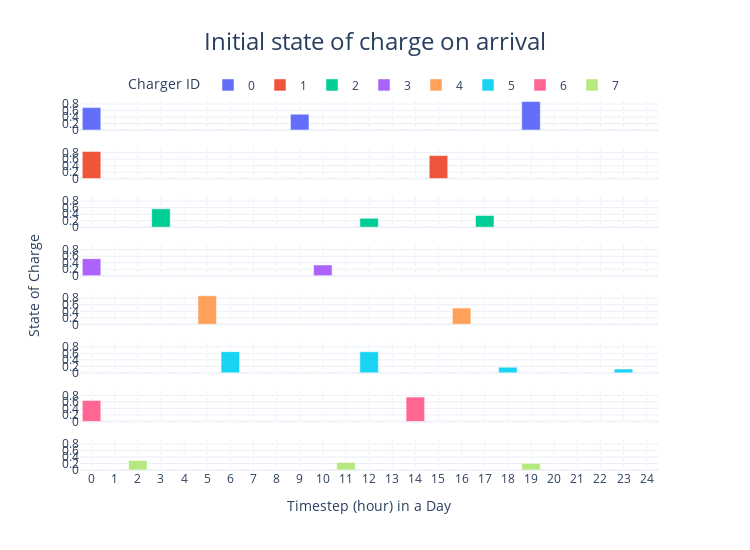

The notebook cell saved with this chart:
### Code cell
fig = df_initial_soc.plot(kind='bar', title="Initial state of charge on arrival", template="plotly_white", color="Charger ID",
                          y="State of Charge", facet_row="Charger ID", facet_row_spacing=0.05,
                          labels=dict(index="Timestep (hour) in a Day", value="State of Charge", variable="Charger ID"))
fig.update_xaxes(dtick="M1", tickformat="%b", matches='x', griddash="dot")
fig.update_yaxes(tickformat="%b", matches='y', title='', tickvals=[i/10 for i in range(0, 11, 2)])


fig.for_each_annotation(lambda a: a.update(text="", font_size=24, y=1.07))
fig.add_annotation(x=-0.1, y=0.5, text="State of Charge", textangle=-90, xref="paper", yref="paper", 
                   font_size=14, showarrow=False)
fig.update_layout(height=550, width=750, title=dict(xanchor="center", x=0.5, font_size=24),
                  legend=dict(orientation="h", yanchor="top", y=1.08, xanchor="center", x=0.5))
fig.show()

### Figure 1 — Plotly figure (JSON) as saved in the notebook; plotly's stock layout.template omitted (floating-point values rounded to 4 significant figures)
{"data": [{"alignmentgroup": "True", "hovertemplate": "Charger ID=0<br>Timestep (hour) in a Day=%{x}<br>State of Charge=%{y}<extra></extra>", "legendgroup": "0", "marker": {"color": "#636efa", "pattern": {"shape": ""}}, "name": "0", "offsetgroup": "0", "orientation": "v", "showlegend": true, "textposition": "auto", "type": "bar", "x": [0, 1, 2, 3, 4, 5, 6, 7, 8, 9, 10, 11, 12, 13, 14, 15, 16, 17, 18, 19, 20, 21, 22, 23, 24], "xaxis": "x8", "y": [0.6901, 0, 0, 0, 0, 0, 0, 0, 0, 0.4863, 0, 0, 0, 0, 0, 0, 0, 0, 0, 0.8767, 0, 0, 0, 0, 0], "yaxis": "y8"}, {"alignmentgroup": "True", "hovertemplate": "Charger ID=1<br>Timestep (hour) in a Day=%{x}<br>State of Charge=%{y}<extra></extra>", "legendgroup": "1", "marker": {"color": "#EF553B", "pattern": {"shape": ""}}, "name": "1", "offsetgroup": "1", "orientation": "v", "showlegend": true, "textposition": "auto", "type": "bar", "x": [0, 1, 2, 3, 4, 5, 6, 7, 8, 9, 10, 11, 12, 13, 14, 15, 16, 17, 18, 19, 20, 21, 22, 23, 24], "xaxis": "x7", "y": [0.8355, 0, 0, 0, 0, 0, 0, 0, 0, 0, 0, 0, 0, 0, 0, 0.7082, 0, 0, 0, 0, 0, 0, 0, 0, 0], "yaxis": "y7"}, {"alignmentgroup": "True", "hovertemplate": "Charger ID=2<br>Timestep (hour) in a Day=%{x}<br>State of Charge=%{y}<extra></extra>", "legendgroup": "2", "marker": {"color": "#00cc96", "pattern": {"shape": ""}}, "name": "2", "offsetgroup": "2", "orientation": "v", "showlegend": true, "textposition": "auto", "type": "bar", "x": [0, 1, 2, 3, 4, 5, 6, 7, 8, 9, 10, 11, 12, 13, 14, 15, 16, 17, 18, 19, 20, 21, 22, 23, 24], "xaxis": "x6", "y": [0, 0, 0, 0.5635, 0, 0, 0, 0, 0, 0, 0, 0, 0.2729, 0, 0, 0, 0, 0.3585, 0, 0, 0, 0, 0, 0, 0], "yaxis": "y6"}, {"alignmentgroup": "True", "hovertemplate": "Charger ID=3<br>Timestep (hour) in a Day=%{x}<br>State of Charge=%{y}<extra></extra>", "legendgroup": "3", "marker": {"color": "#ab63fa", "pattern": {"shape": ""}}, "name": "3", "offsetgroup": "3", "orientation": "v", "showlegend": true, "textposition": "auto", "type": "bar", "x": [0, 1, 2, 3, 4, 5, 6, 7, 8, 9, 10, 11, 12, 13, 14, 15, 16, 17, 18, 19, 20, 21, 22, 23, 24], "xaxis": "x5", "y": [0.5244, 0, 0, 0, 0, 0, 0, 0, 0, 0, 0.3303, 0, 0, 0, 0, 0, 0, 0, 0, 0, 0, 0, 0, 0, 0], "yaxis": "y5"}, {"alignmentgroup": "True", "hovertemplate": "Charger ID=4<br>Timestep (hour) in a Day=%{x}<br>State of Charge=%{y}<extra></extra>", "legendgroup": "4", "marker": {"color": "#FFA15A", "pattern": {"shape": ""}}, "name": "4", "offsetgroup": "4", "orientation": "v", "showlegend": true, "textposition": "auto", "type": "bar", "x": [0, 1, 2, 3, 4, 5, 6, 7, 8, 9, 10, 11, 12, 13, 14, 15, 16, 17, 18, 19, 20, 21, 22, 23, 24], "xaxis": "x4", "y": [0, 0, 0, 0, 0, 0.8778, 0, 0, 0, 0, 0, 0, 0, 0, 0, 0, 0.5, 0, 0, 0, 0, 0, 0, 0, 0], "yaxis": "y4"}, {"alignmentgroup": "True", "hovertemplate": "Charger ID=5<br>Timestep (hour) in a Day=%{x}<br>State of Charge=%{y}<extra></extra>", "legendgroup": "5", "marker": {"color": "#19d3f3", "pattern": {"shape": ""}}, "name": "5", "offsetgroup": "5", "orientation": "v", "showlegend": true, "textposition": "auto", "type": "bar", "x": [0, 1, 2, 3, 4, 5, 6, 7, 8, 9, 10, 11, 12, 13, 14, 15, 16, 17, 18, 19, 20, 21, 22, 23, 24], "xaxis": "x3", "y": [0, 0, 0, 0, 0, 0, 0.6528, 0, 0, 0, 0, 0, 0.6482, 0, 0, 0, 0, 0, 0.1735, 0, 0, 0, 0, 0.1162, 0], "yaxis": "y3"}, {"alignmentgroup": "True", "hovertemplate": "Charger ID=6<br>Timestep (hour) in a Day=%{x}<br>State of Charge=%{y}<extra></extra>", "legendgroup": "6", "marker": {"color": "#FF6692", "pattern": {"shape": ""}}, "name": "6", "offsetgroup": "6", "orientation": "v", "showlegend": true, "textposition": "auto", "type": "bar", "x": [0, 1, 2, 3, 4, 5, 6, 7, 8, 9, 10, 11, 12, 13, 14, 15, 16, 17, 18, 19, 20, 21, 22, 23, 24], "xaxis": "x2", "y": [0.6445, 0, 0, 0, 0, 0, 0, 0, 0, 0, 0, 0, 0, 0, 0.7489, 0, 0, 0, 0, 0, 0, 0, 0, 0, 0], "yaxis": "y2"}, {"alignmentgroup": "True", "hovertemplate": "Charger ID=7<br>Timestep (hour) in a Day=%{x}<br>State of Charge=%{y}<extra></extra>", "legendgroup": "7", "marker": {"color": "#B6E880", "pattern": {"shape": ""}}, "name": "7", "offsetgroup": "7", "orientation": "v", "showlegend": true, "textposition": "auto", "type": "bar", "x": [0, 1, 2, 3, 4, 5, 6, 7, 8, 9, 10, 11, 12, 13, 14, 15, 16, 17, 18, 19, 20, 21, 22, 23, 24], "xaxis": "x", "y": [0, 0, 0.2951, 0, 0, 0, 0, 0, 0, 0, 0, 0.2339, 0, 0, 0, 0, 0, 0, 0, 0.2045, 0, 0, 0, 0, 0], "yaxis": "y"}], "layout": {"annotations": [{"font": {"size": 24}, "showarrow": false, "text": "", "textangle": 90, "x": 0.98, "xanchor": "left", "xref": "paper", "y": 1.07, "yanchor": "middle", "yref": "paper"}, {"font": {"size": 24}, "showarrow": false, "text": "", "textangle": 90, "x": 0.98, "xanchor": "left", "xref": "paper", "y": 1.07, "yanchor": "middle", "yref": "paper"}, {"font": {"size": 24}, "showarrow": false, "text": "", "textangle": 90, "x": 0.98, "xanchor": "left", "xref": "paper", "y": 1.07, "yanchor": "middle", "yref": "paper"}, {"font": {"size": 24}, "showarrow": false, "text": "", "textangle": 90, "x": 0.98, "xanchor": "left", "xref": "paper", "y": 1.07, "yanchor": "middle", "yref": "paper"}, {"font": {"size": 24}, "showarrow": false, "text": "", "textangle": 90, "x": 0.98, "xanchor": "left", "xref": "paper", "y": 1.07, "yanchor": "middle", "yref": "paper"}, {"font": {"size": 24}, "showarrow": false, "text": "", "textangle": 90, "x": 0.98, "xanchor": "left", "xref": "paper", "y": 1.07, "yanchor": "middle", "yref": "paper"}, {"font": {"size": 24}, "showarrow": false, "text": "", "textangle": 90, "x": 0.98, "xanchor": "left", "xref": "paper", "y": 1.07, "yanchor": "middle", "yref": "paper"}, {"font": {"size": 24}, "showarrow": false, "text": "", "textangle": 90, "x": 0.98, "xanchor": "left", "xref": "paper", "y": 1.07, "yanchor": "middle", "yref": "paper"}, {"font": {"size": 14}, "showarrow": false, "text": "State of Charge", "textangle": -90, "x": -0.1, "xref": "paper", "y": 0.5, "yref": "paper"}], "barmode": "relative", "height": 550, "legend": {"orientation": "h", "title": {"text": "Charger ID"}, "tracegroupgap": 0, "x": 0.5, "xanchor": "center", "y": 1.08, "yanchor": "top"}, "title": {"font": {"size": 24}, "text": "Initial state of charge on arrival", "x": 0.5, "xanchor": "center"}, "width": 750, "xaxis": {"anchor": "y", "domain": [0, 0.98], "dtick": "M1", "griddash": "dot", "matches": "x", "tickformat": "%b", "title": {"text": "Timestep (hour) in a Day"}}, "xaxis2": {"anchor": "y2", "domain": [0, 0.98], "dtick": "M1", "griddash": "dot", "matches": "x", "showticklabels": false, "tickformat": "%b"}, "xaxis3": {"anchor": "y3", "domain": [0, 0.98], "dtick": "M1", "griddash": "dot", "matches": "x", "showticklabels": false, "tickformat": "%b"}, "xaxis4": {"anchor": "y4", "domain": [0, 0.98], "dtick": "M1", "griddash": "dot", "matches": "x", "showticklabels": false, "tickformat": "%b"}, "xaxis5": {"anchor": "y5", "domain": [0, 0.98], "dtick": "M1", "griddash": "dot", "matches": "x", "showticklabels": false, "tickformat": "%b"}, "xaxis6": {"anchor": "y6", "domain": [0, 0.98], "dtick": "M1", "griddash": "dot", "matches": "x", "showticklabels": false, "tickformat": "%b"}, "xaxis7": {"anchor": "y7", "domain": [0, 0.98], "dtick": "M1", "griddash": "dot", "matches": "x", "showticklabels": false, "tickformat": "%b"}, "xaxis8": {"anchor": "y8", "domain": [0, 0.98], "dtick": "M1", "griddash": "dot", "matches": "x", "showticklabels": false, "tickformat": "%b"}, "yaxis": {"anchor": "x", "domain": [0, 0.08125], "matches": "y", "tickformat": "%b", "tickvals": [0, 0.2, 0.4, 0.6, 0.8, 1], "title": {"text": ""}}, "yaxis2": {"anchor": "x2", "domain": [0.1312, 0.2125], "matches": "y", "tickformat": "%b", "tickvals": [0, 0.2, 0.4, 0.6, 0.8, 1], "title": {"text": ""}}, "yaxis3": {"anchor": "x3", "domain": [0.2625, 0.3437], "matches": "y", "tickformat": "%b", "tickvals": [0, 0.2, 0.4, 0.6, 0.8, 1], "title": {"text": ""}}, "yaxis4": {"anchor": "x4", "domain": [0.3937, 0.475], "matches": "y", "tickformat": "%b", "tickvals": [0, 0.2, 0.4, 0.6, 0.8, 1], "title": {"text": ""}}, "yaxis5": {"anchor": "x5", "domain": [0.525, 0.6062], "matches": "y", "tickformat": "%b", "tickvals": [0, 0.2, 0.4, 0.6, 0.8, 1], "title": {"text": ""}}, "yaxis6": {"anchor": "x6", "domain": [0.6562, 0.7375], "matches": "y", "tickformat": "%b", "tickvals": [0, 0.2, 0.4, 0.6, 0.8, 1], "title": {"text": ""}}, "yaxis7": {"anchor": "x7", "domain": [0.7875, 0.8687], "matches": "y", "tickformat": "%b", "tickvals": [0, 0.2, 0.4, 0.6, 0.8, 1], "title": {"text": ""}}, "yaxis8": {"anchor": "x8", "domain": [0.9187, 1], "matches": "y", "tickformat": "%b", "tickvals": [0, 0.2, 0.4, 0.6, 0.8, 1], "title": {"text": ""}}}}
